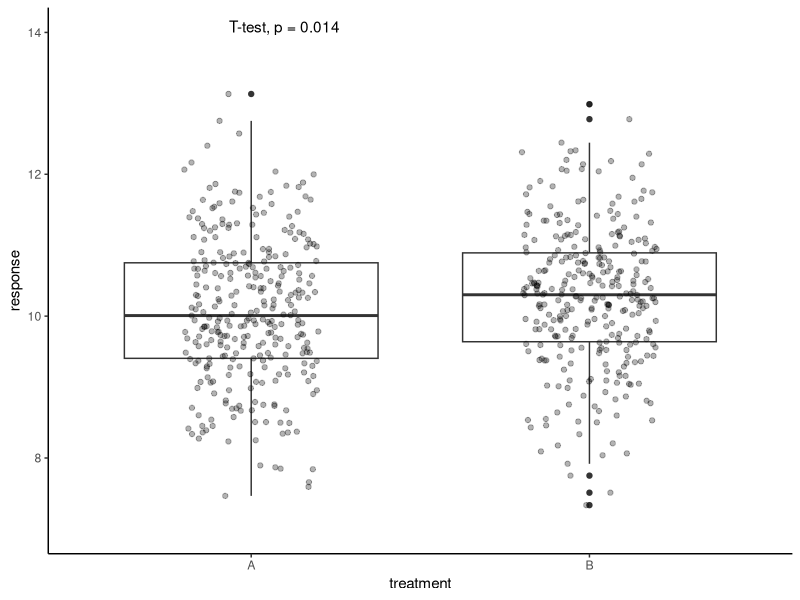

Reproduce this figure in R.
## ---- chunk 1
library(tidyverse)
## ---- chunk 2
library(ggpubr)
set.seed(44)
treatment1 <- rnorm(300, mean=10.1, sd=1)
treatment2 <- rnorm(300, mean=10.3,sd=1)

#pval <- t.test(treatment1,treatment2)$p.value
df <- data.frame(treatment=c(rep("A",300),rep("B",300)),
                 response=c(treatment1,treatment2))
ggplot(df,
       aes(x=treatment, y=response))+
  geom_boxplot()+
  geom_jitter(width=0.2,alpha=0.3)+
  ylim(c(7,14))+
  #annotate(geom="text", x=2.3,y=13, label=paste("p =",round(pval,digits=2)))+
  stat_compare_means(method="t.test")+
  theme_classic()
